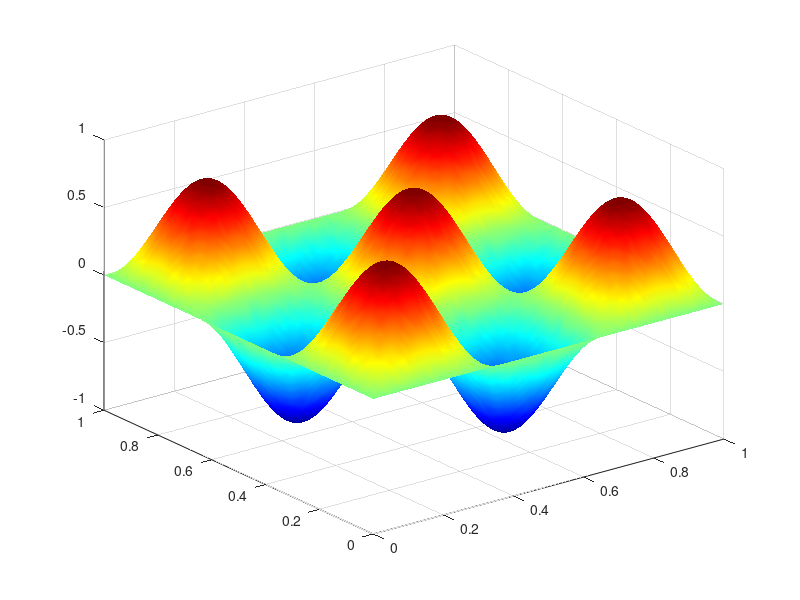

Here is the MATLAB script that generated this plot:
close all
clear all

xs = 0.5;
ys = 0.5;
f0 = 75;
r = 0.5;
a = log(10^6)/(r*r);
b = 1;
t_c = 0.05;

hx = 0.01;
hy = hx;

T = 40;
dt = hx/0.1;
x = 0 : hx : b;
y = 0 : hy : b;

h = @(t) sqrt(2)*f0*(1-4*pi*pi*f0*f0*(t-t_c).^2)...
        .*exp(-(sqrt(2)*pi*f0*(t-t_c)).^2);
g = @(x,y) sqrt(2*a/pi)*exp(-a*((x-xs).^2+(y-ys).^2));

uex = @(t,x,y) sin(t)*sin(3*pi*x).*sin(3*pi*y);

[X,Y] = meshgrid(x,y);

t = 0 : dt : T;
for i = 1 : length(t)

%	imagesc(x,y,(uex(t(i),X,Y)))
	surf(X,Y,uex(t(i),X,Y))
	axis([0 b 0 b -1 1])
	shading interp
	colormap jet
%	colorbar
	drawnow

end
